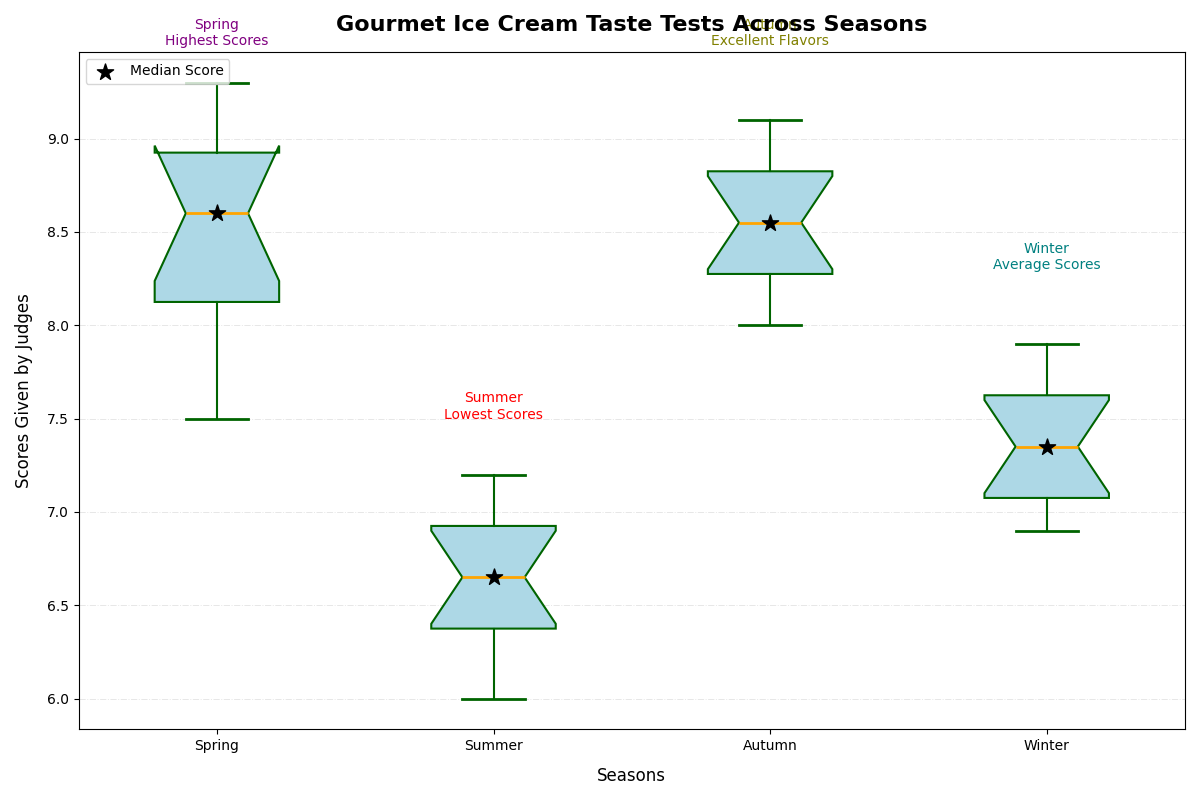

Python code for this plot:
import matplotlib.pyplot as plt
import numpy as np

spring_scores = [8.2, 8.9, 9.1, 7.8, 8.7, 9.3, 7.5, 8.5, 8.8, 9.0, 8.3, 7.9]
summer_scores = [6.5, 6.8, 7.0, 6.4, 6.1, 7.2, 6.6, 6.9, 6.7, 7.1, 6.3, 6.0]
autumn_scores = [8.8, 8.1, 8.5, 8.4, 8.7, 9.0, 8.3, 8.6, 8.9, 9.1, 8.2, 8.0]
winter_scores = [7.0, 7.3, 7.5, 7.8, 6.9, 7.4, 7.1, 7.2, 7.6, 7.9, 7.7, 7.0]

scores_data = [spring_scores, summer_scores, autumn_scores, winter_scores]
median_values = [np.median(season) for season in scores_data]
season_labels = ['Spring', 'Summer', 'Autumn', 'Winter']

fig, ax = plt.subplots(figsize=(12, 8))

bplot = ax.boxplot(scores_data, vert=True, patch_artist=True, labels=season_labels, notch=True,
                   boxprops=dict(facecolor='lightblue', color='darkgreen', linewidth=1.5),
                   whiskerprops=dict(color='darkgreen', linewidth=1.5),
                   capprops=dict(color='darkgreen', linewidth=2),
                   medianprops=dict(color='orange', linewidth=2),
                   flierprops=dict(marker='s', markerfacecolor='magenta', markersize=8, linestyle='none', markeredgecolor='darkgreen'))

ax.scatter(range(1, 5), median_values, color='black', marker='*', s=150, zorder=3, label='Median Score')

ax.set_title('Gourmet Ice Cream Taste Tests Across Seasons', fontsize=16, fontweight='bold', pad=15)
ax.set_xlabel('Seasons', fontsize=12, labelpad=10)
ax.set_ylabel('Scores Given by Judges', fontsize=12, labelpad=10)

ax.text(1, 9.5, 'Spring\nHighest Scores', fontsize=10, color='purple', ha='center')
ax.text(2, 7.5, 'Summer\nLowest Scores', fontsize=10, color='red', ha='center')
ax.text(3, 9.5, 'Autumn\nExcellent Flavors', fontsize=10, color='olive', ha='center')
ax.text(4, 8.3, 'Winter\nAverage Scores', fontsize=10, color='teal', ha='center')

ax.legend(loc='upper left', fontsize=10)

# Change grid lines to dot-dash style, and adjust transparency
ax.grid(axis='y', linestyle='-.', linewidth=0.7, alpha=0.3)

plt.tight_layout()
plt.show()
